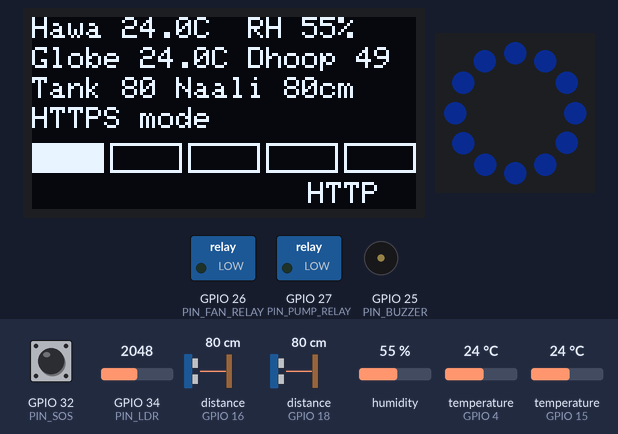
Recording of a sketch running on a simulated ESP32. Parts: 128×64 one-colour display, 12 RGB LEDs in a ring, first at the top, clockwise, switched loads named in the sketch (green lamp = pin HIGH), buzzer (waves = sounding). Wiring (from diagram.json): 2 × ultrasonic range finder: trigger GPIO 5, echo GPIO 18 / trigger GPIO 17, echo GPIO 16. Inputs (shaded band) come from the test bench; at power-on: distance to the obstacle (sensors on GPIO 16, GPIO 18) 80 cm, GPIO 32 (PIN_SOS) HIGH, humidity 55 %, temperature (sensors on GPIO 4, GPIO 15) 24 °C, GPIO 34 (PIN_LDR) = 2048 (analog values on the 0–4095 scale). The echo pulse lasts 58.3 µs per cm; dim RGB values are drawn brighter than linear; WiFi joins after 1.5 s; servers stay silent unless stated; uploads are accepted with an empty reply; pins used as bus, display or sensor lines are not drawn; what the sketch prints to the serial monitor is not drawn.

Above: at 4.0 s.
4.4 s: distance to the obstacle (sensor on GPIO 16) set to 2 cm
At 14.37 s:
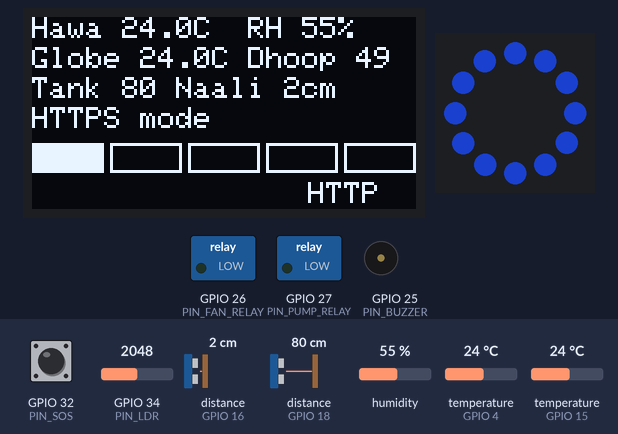
15.2 s: GPIO 32 (PIN_SOS) pulled LOW for 0.15 s
At 15.42 s:
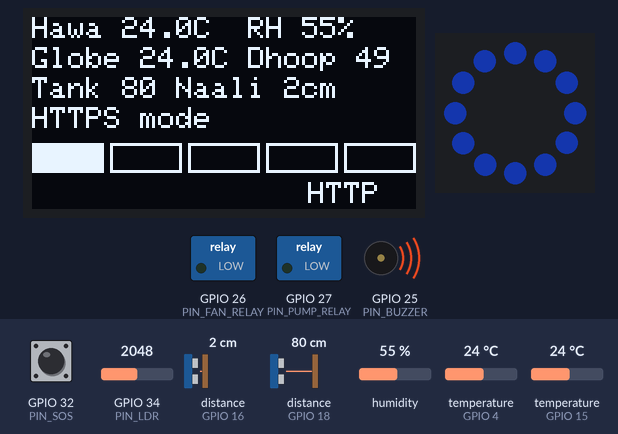
15.9 s: distance to the obstacle (sensor on GPIO 18) set to 2 cm
At 26.66 s:
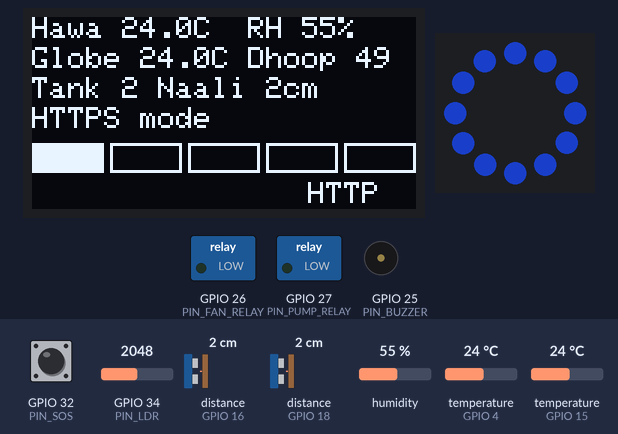
27.0 s: humidity set to 22 %
At 36.91 s:
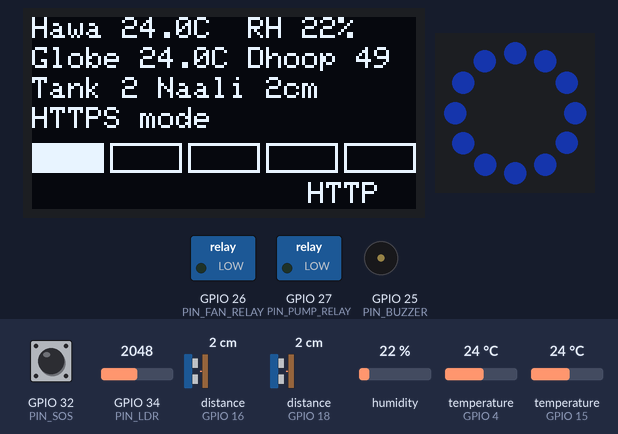
37.0 s: temperature (sensor on GPIO 4) set to 12 °C
At 46.36 s:
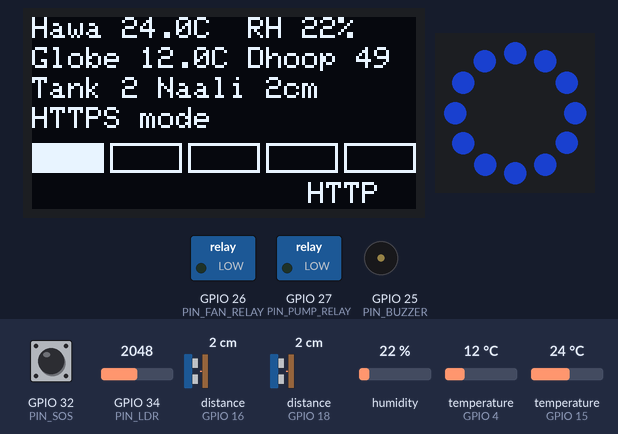
47.0 s: GPIO 34 (PIN_LDR) set to 2866
At 56.91 s:
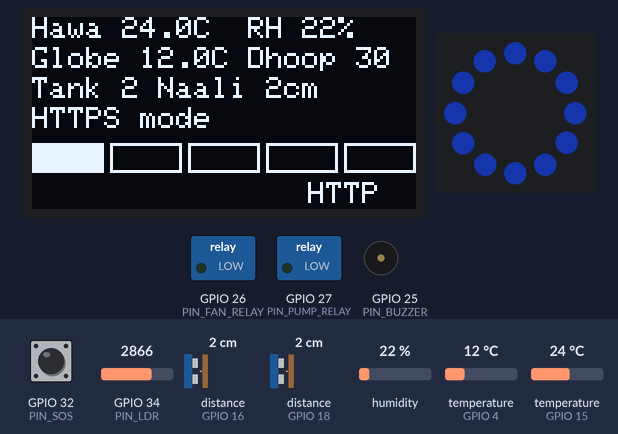
Timing chart, 0 to 58.0 s (numbered marks = the images above; inputs shaded):
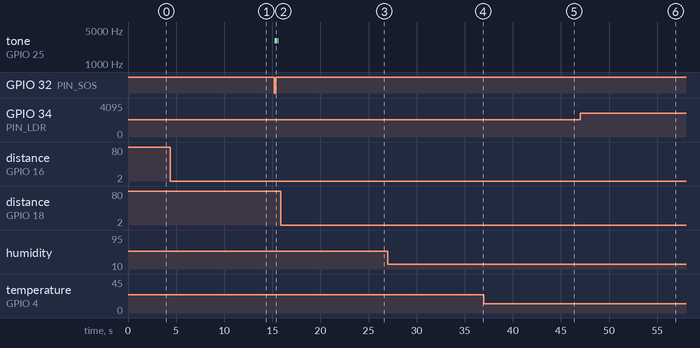

The sketch:

sketch.ino
```cpp
// ==== CONFIG ====
// Filled in by the provisioning script (or by hand). Keep the names exactly as they are.
const char* THING_NAME = "pehra-box-demo";            // AWS IoT thing name = MQTT client id
const char* IOT_ENDPOINT = "";                        // e.g. "abcd1234-ats.iot.ap-south-1.amazonaws.com"; empty = HTTPS only
const char* API_URL = "https://yj61i9i7g0.execute-api.ap-south-1.amazonaws.com";
const char* DEVICE_TOKEN = "PASTE_DEVICE_TOKEN";      // "dev_..." token for the HTTPS fallback
const char AWS_ROOT_CA[] PROGMEM = R"EOF(
-----BEGIN CERTIFICATE-----
MIIDQTCCAimgAwIBAgITBmyfz5m/jAo54vB4ikPmljZbyjANBgkqhkiG9w0BAQsF
ADA5MQswCQYDVQQGEwJVUzEPMA0GA1UEChMGQW1hem9uMRkwFwYDVQQDExBBbWF6
b24gUm9vdCBDQSAxMB4XDTE1MDUyNjAwMDAwMFoXDTM4MDExNzAwMDAwMFowOTEL
MAkGA1UEBhMCVVMxDzANBgNVBAoTBkFtYXpvbjEZMBcGA1UEAxMQQW1hem9uIFJv
b3QgQ0EgMTCCASIwDQYJKoZIhvcNAQEBBQADggEPADCCAQoCggEBALJ4gHHKeNXj
ca9HgFB0fW7Y14h29Jlo91ghYPl0hAEvrAIthtOgQ3pOsqTQNroBvo3bSMgHFzZM
9O6II8c+6zf1tRn4SWiw3te5djgdYZ6k/oI2peVKVuRF4fn9tBb6dNqcmzU5L/qw
IFAGbHrQgLKm+a/sRxmPUDgH3KKHOVj4utWp+UhnMJbulHheb4mjUcAwhmahRWa6
VOujw5H5SNz/0egwLX0tdHA114gk957EWW67c4cX8jJGKLhD+rcdqsq08p8kDi1L
93FcXmn/6pUCyziKrlA4b9v7LWIbxcceVOF34GfID5yHI9Y/QCB/IIDEgEw+OyQm
jgSubJrIqg0CAwEAAaNCMEAwDwYDVR0TAQH/BAUwAwEB/zAOBgNVHQ8BAf8EBAMC
AYYwHQYDVR0OBBYEFIQYzIU07LwMlJQuCFmcx7IQTgoIMA0GCSqGSIb3DQEBCwUA
A4IBAQCY8jdaQZChGsV2USggNiMOruYou6r4lK5IpDB/G/wkjUu0yKGX9rbxenDI
U5PMCCjjmCXPI6T53iHTfIUJrU6adTrCC2qJeHZERxhlbI1Bjjt/msv0tadQ1wUs
N+gDS63pYaACbvXy8MWy7Vu33PqUXHeeE6V/Uq2V8viTO96LXFvKWlJbYK8U90vv
o/ufQJVtMVT8QtPHRh8jrdkPSHCa2XV4cdFyQzR1bldZwgJcJmApzyMZFo6IQ6XU
5MsI+yMRQ+hDKXJioaldXgjUkK642M4UwtBV8ob2xJNDd2ZhwLnoQdeXeGADbkpy
rqXRfboQnoZsG4q5WTP468SQvvG5
-----END CERTIFICATE-----
)EOF";
const char DEVICE_CERT[] PROGMEM = R"EOF(
PASTE_DEVICE_CERTIFICATE_PEM_HERE
)EOF";
const char DEVICE_KEY[] PROGMEM = R"EOF(
PASTE_DEVICE_PRIVATE_KEY_PEM_HERE
)EOF";
// ==== END CONFIG ====

// Pehra Site Box - ESP32 heat-and-water station for one worksite.
// Sensors: DHT22 (air temp, RH), DS18B20 in a black globe (radiant heat), LDR (sun),
// HC-SR04 x2 (drinking-water tank level, drain/road water level), red SOS button.
// Outputs: SSD1306 OLED (server's 4 display lines + level bar), 12-pixel NeoPixel ring (risk colour,
// pulses faster as the level rises), buzzer (rest siren), relay 1 = mist fan, relay 2 = tank pump.
// Transport: AWS IoT Core MQTT over TLS (X.509) first; HTTPS POST {API_URL}/api/box as fallback.
// Contract: docs/SITEBOX_CONTRACT.md. Runs on real hardware or free in Wokwi (wokwi.com).

#include <WiFi.h>
#include <WiFiClientSecure.h>
#include <HTTPClient.h>
#include <Wire.h>
#include <PubSubClient.h>
#include <ArduinoJson.h>
#include <OneWire.h>
#include <DallasTemperature.h>
#include <Adafruit_GFX.h>
#include <Adafruit_SSD1306.h>
#include <Adafruit_NeoPixel.h>
#include "DHTesp.h"

const char* WIFI_SSID = "Wokwi-GUEST";   // real hardware: your WiFi name
const char* WIFI_PASS = "";
const int WIFI_CHANNEL = 6;              // Wokwi-GUEST channel (speeds up connect)
const char* FW = "sitebox-1.0";

// ---- Pins (ESP32 DevKitC; 6-11 unused, 34-39 inputs only) ----
const int PIN_DHT = 15;
const int PIN_ONEWIRE = 4;        // DS18B20 DQ (4.7k pull-up to 3V3)
const int PIN_LDR = 34;           // LDR module AO (ADC1)
const int PIN_TANK_TRIG = 5;
const int PIN_TANK_ECHO = 18;
const int PIN_DRAIN_TRIG = 17;
const int PIN_DRAIN_ECHO = 16;
const int PIN_SDA = 21;           // OLED I2C
const int PIN_SCL = 22;
const int PIN_PIXELS = 13;        // NeoPixel ring DIN
const int PIN_BUZZER = 25;
const int PIN_SOS = 32;           // pushbutton to GND, INPUT_PULLUP
const int PIN_FAN_RELAY = 26;
const int PIN_PUMP_RELAY = 27;
const bool RELAY_ACTIVE_HIGH = true;     // most cheap real relay boards are active LOW

const int NUM_PIXELS = 12;
const unsigned long PERIOD_MS = 10000;   // telemetry every 10 s
const int MQTT_MAX_FAILS = 3;

// ---- Devices ----
DHTesp dht;
OneWire oneWire(PIN_ONEWIRE);
DallasTemperature globe(&oneWire);
Adafruit_SSD1306 oled(128, 64, &Wire, -1);
Adafruit_NeoPixel ring(NUM_PIXELS, PIN_PIXELS, NEO_GRB + NEO_KHZ800);
WiFiClientSecure mqttNet;
PubSubClient mqtt(mqttNet);

String topicTelemetry, topicCmd;
bool useMqtt = false;
int mqttFails = 0;
bool oledOk = false;

// ---- Last readings ----
float tempC = NAN, rh = NAN, globeC = NAN, tankCm = -1, drainCm = -1;
int lightRaw = 0;

// ---- State from the server ----
struct BoxState {
  bool valid = false;
  int levelIndex = 0;
  uint32_t color = 0x2FB344;
  String levelLabel = "";
  bool aaramNow = false, stopNow = false, fanOn = false, pumpOn = false, sosActive = false;
  String display[4];
} st;
String statusLine = "Booting";

// ---- SOS button ----
bool sosPending = false;         // pressed since the last report
bool sendNow = false;
int btnStable = HIGH, btnLast = HIGH;
unsigned long btnChangedAt = 0;

// ---- Buzzer pattern engine (non-blocking) ----
struct Note { uint16_t freq; uint16_t ms; };   // freq 0 = silence
const Note PATTERN_AARAM[] = {{2000, 250}, {0, 150}, {2000, 250}, {0, 150}, {2000, 250}, {0, 50}};
const Note PATTERN_STOP[] = {{1400, 400}, {2200, 400}, {1400, 400}, {2200, 400}, {1400, 400}, {2200, 400},
                             {1400, 400}, {2200, 400}, {0, 50}};
const Note PATTERN_SOS[] = {{3000, 80}, {0, 60}, {3000, 80}, {0, 50}};
const Note* buzPattern = nullptr;
int buzLen = 0, buzStep = 0;
unsigned long buzStepAt = 0;
bool prevAaram = false, prevStop = false;
unsigned long lastStopSirenAt = 0;
const unsigned long STOP_REPEAT_MS = 30000;

void playPattern(const Note* p, int len) {
  buzPattern = p; buzLen = len; buzStep = 0; buzStepAt = millis();
  if (p[0].freq) tone(PIN_BUZZER, p[0].freq); else noTone(PIN_BUZZER);
}

void buzzerTick() {
  if (!buzPattern) return;
  if (millis() - buzStepAt < buzPattern[buzStep].ms) return;
  buzStep++;
  if (buzStep >= buzLen) { noTone(PIN_BUZZER); buzPattern = nullptr; return; }
  buzStepAt = millis();
  if (buzPattern[buzStep].freq) tone(PIN_BUZZER, buzPattern[buzStep].freq); else noTone(PIN_BUZZER);
}

// ---- Relays ----
void setRelay(int pin, bool on) { digitalWrite(pin, (on == RELAY_ACTIVE_HIGH) ? HIGH : LOW); }

// ---- OLED ----
void splash(const String& status) {
  statusLine = status;
  Serial.println("[status] " + status);
  if (!oledOk) return;
  oled.clearDisplay();
  oled.setTextColor(SSD1306_WHITE);
  oled.setTextSize(2);
  oled.setCursor(34, 2);  oled.print("PEHRA");
  oled.setCursor(16, 22); oled.print("SITE BOX");
  oled.setTextSize(1);
  oled.drawLine(0, 42, 127, 42, SSD1306_WHITE);
  oled.setCursor(0, 50);  oled.print(status.substring(0, 21));
  oled.display();
}

void drawLevelBar(int y) {
  // 5 segments (kam .. khatarnak), filled up to level_index, label underneath.
  const int segW = 24, gap = 2, h = 10;
  for (int i = 0; i < 5; i++) {
    int x = i * (segW + gap);
    if (i <= st.levelIndex) oled.fillRect(x, y, segW, h, SSD1306_WHITE);
    else oled.drawRect(x, y, segW, h, SSD1306_WHITE);
  }
  oled.setCursor(0, y + 13);
  oled.print(st.levelLabel.substring(0, 14));
  oled.setCursor(92, y + 13);
  oled.print(useMqtt ? "MQTT" : "HTTP");
  if (st.sosActive && (millis() / 500) % 2) { oled.setCursor(122, y + 13); oled.print("!"); }
}

void drawScreen() {
  if (!oledOk) return;
  oled.clearDisplay();
  oled.setTextSize(1);
  oled.setTextColor(SSD1306_WHITE);
  oled.setTextWrap(false);
  if (st.valid) {
    for (int i = 0; i < 4; i++) { oled.setCursor(0, i * 10); oled.print(st.display[i].substring(0, 21)); }
  } else {
    // No server state yet: show local readings so the box is still useful offline.
    char buf[32];
    snprintf(buf, sizeof buf, "Hawa %.1fC  RH %.0f%%", tempC, rh);              oled.setCursor(0, 0);  oled.print(buf);
    snprintf(buf, sizeof buf, "Globe %.1fC Dhoop %d", globeC, lightRaw * 100 / 4095); oled.setCursor(0, 10); oled.print(buf);
    snprintf(buf, sizeof buf, "Tank %.0f Naali %.0fcm", tankCm, drainCm);      oled.setCursor(0, 20); oled.print(buf);
    oled.setCursor(0, 30); oled.print(statusLine.substring(0, 21));
  }
  bool siren = st.valid && (st.aaramNow || st.stopNow);
  if (siren && (millis() / 1000) % 2 == 0) {
    // Big inverted banner: "AARAM ABHI" (10 chars x 12 px = 120 px at size 2)
    oled.fillRect(0, 42, 128, 22, SSD1306_WHITE);
    oled.setTextColor(SSD1306_BLACK);
    oled.setTextSize(2);
    oled.setCursor(4, 46);
    oled.print("AARAM ABHI");
    oled.setTextColor(SSD1306_WHITE);
    oled.setTextSize(1);
  } else {
    drawLevelBar(42);
  }
  oled.display();
}

// ---- NeoPixel: risk colour, breathing faster with level ----
void ringTick() {
  static unsigned long last = 0;
  if (millis() - last < 20) return;
  last = millis();
  uint32_t c = st.valid ? st.color : 0x2050FF;          // blue while waiting for the server
  int level = st.valid ? st.levelIndex : 0;
  const unsigned long periods[5] = {4000, 2500, 1500, 800, 400};
  unsigned long period = periods[constrain(level, 0, 4)];
  float phase = (float)(millis() % period) / period;
  float b = 0.15f + 0.85f * (0.5f - 0.5f * cosf(phase * 2 * PI));  // 15%..100%
  uint8_t r = ((c >> 16) & 0xFF) * b, g = ((c >> 8) & 0xFF) * b, bl = (c & 0xFF) * b;
  for (int i = 0; i < NUM_PIXELS; i++) ring.setPixelColor(i, ring.Color(r, g, bl));
  if (st.valid && st.sosActive && (millis() / 250) % 2) ring.setPixelColor(0, ring.Color(255, 255, 255));
  ring.show();
}

// ---- Sensors ----
float readDistanceCm(int trig, int echo) {
  digitalWrite(trig, LOW);
  delayMicroseconds(2);
  digitalWrite(trig, HIGH);
  delayMicroseconds(10);
  digitalWrite(trig, LOW);
  unsigned long us = pulseIn(echo, HIGH, 30000);
  return us == 0 ? -1 : us / 58.0;
}

void readSensors() {
  TempAndHumidity th = dht.getTempAndHumidity();
  tempC = th.temperature;
  rh = th.humidity;
  float g = globe.getTempCByIndex(0);                 // conversion was started last cycle
  globeC = (g == DEVICE_DISCONNECTED_C) ? NAN : g;
  globe.requestTemperatures();                        // async: ready by the next cycle
  // LDR module AO falls as light rises; invert so higher = brighter sun (contract).
  lightRaw = 4095 - analogRead(PIN_LDR);
  tankCm = readDistanceCm(PIN_TANK_TRIG, PIN_TANK_ECHO);
  delay(30);                                          // let the first echo die before the second ping
  drainCm = readDistanceCm(PIN_DRAIN_TRIG, PIN_DRAIN_ECHO);
}

String buildTelemetry(bool withToken) {
  JsonDocument doc;
  if (withToken) doc["token"] = DEVICE_TOKEN;
  if (!isnan(tempC)) doc["temp_c"] = round(tempC * 10) / 10.0;
  if (!isnan(rh)) doc["rh"] = round(rh);
  if (!isnan(globeC)) doc["globe_c"] = round(globeC * 10) / 10.0;
  doc["light_raw"] = lightRaw;
  if (tankCm > 0) doc["tank_distance_cm"] = round(tankCm * 10) / 10.0;
  if (drainCm > 0) doc["drain_distance_cm"] = round(drainCm * 10) / 10.0;
  doc["sos"] = sosPending;
  doc["fw"] = FW;
  String out;
  serializeJson(doc, out);
  return out;
}

// ---- Apply the server state (MQTT cmd or HTTPS response; same JSON) ----
uint32_t parseHexColor(const char* s) {
  if (!s) return 0x2FB344;
  if (*s == '#') s++;
  return (uint32_t)strtoul(s, nullptr, 16);
}

bool applyState(const char* json, size_t len) {
  JsonDocument doc;
  DeserializationError err = deserializeJson(doc, json, len);
  if (err) { Serial.printf("cmd: bad JSON (%s)\n", err.c_str()); return false; }
  if (doc["level_index"].isNull()) {
    const char* e = doc["error"] | (const char*)nullptr;
    if (!e) e = doc["message"] | "no level_index";
    Serial.printf("server: %s\n", e);
    statusLine = String("Server: ") + e;
    return false;
  }
  st.valid = true;
  st.levelIndex = constrain(doc["level_index"] | 0, 0, 4);
  st.color = parseHexColor(doc["color"] | "#2FB344");
  st.levelLabel = (const char*)(doc["level_label"] | "");
  st.aaramNow = doc["aaram_now"] | false;
  st.stopNow = doc["stop_now"] | false;
  st.fanOn = doc["fan_on"] | false;
  st.pumpOn = doc["pump_on"] | false;
  st.sosActive = doc["sos_active"] | false;
  JsonArrayConst lines = doc["display"].as<JsonArrayConst>();
  for (int i = 0; i < 4; i++) st.display[i] = (i < (int)lines.size()) ? String((const char*)(lines[i] | "")) : String("");

  setRelay(PIN_FAN_RELAY, st.fanOn);
  setRelay(PIN_PUMP_RELAY, st.pumpOn);

  // Siren: 3 beeps when aaram_now rises; continuous siren on stop_now, repeated every 30 s.
  if (st.stopNow && !prevStop) { playPattern(PATTERN_STOP, sizeof PATTERN_STOP / sizeof(Note)); lastStopSirenAt = millis(); }
  else if (st.aaramNow && !prevAaram) playPattern(PATTERN_AARAM, sizeof PATTERN_AARAM / sizeof(Note));
  prevAaram = st.aaramNow;
  prevStop = st.stopNow;

  Serial.printf("cmd: level=%d %s wbgt=%.1f aaram=%d stop=%d fan=%d pump=%d sos=%d\n", st.levelIndex,
                st.levelLabel.c_str(), (float)(doc["wbgt_c"] | 0.0), st.aaramNow, st.stopNow, st.fanOn,
                st.pumpOn, st.sosActive);
  for (int i = 0; i < 4; i++) if (st.display[i].length()) Serial.println("  | " + st.display[i]);
  return true;
}

// ---- MQTT (AWS IoT Core) ----
void onMqtt(char* topic, byte* payload, unsigned int len) {
  Serial.printf("MQTT message on %s (%u bytes)\n", topic, len);
  applyState((const char*)payload, len);
}

bool mqttConfigured() {
  return strlen(IOT_ENDPOINT) > 0 && strstr(DEVICE_CERT, "BEGIN CERTIFICATE") && strstr(DEVICE_KEY, "PRIVATE KEY");
}

bool mqttConnect() {
  if (mqtt.connected()) return true;
  splash("MQTT connecting...");
  Serial.printf("MQTT connecting to %s:8883 as %s\n", IOT_ENDPOINT, THING_NAME);
  if (mqtt.connect(THING_NAME)) {
    mqttFails = 0;
    mqtt.subscribe(topicCmd.c_str());
    Serial.println("MQTT connected, subscribed " + topicCmd);
    splash("MQTT connected");
    return true;
  }
  mqttFails++;
  Serial.printf("MQTT connect failed, state=%d (%d/%d)\n", mqtt.state(), mqttFails, MQTT_MAX_FAILS);
  if (mqttFails >= MQTT_MAX_FAILS) {
    useMqtt = false;
    Serial.println("MQTT gave up -> HTTPS fallback");
    splash("HTTPS fallback");
  }
  return false;
}

// ---- HTTPS fallback ----
void sendHttps(const String& body) {
  WiFiClientSecure client;
  client.setInsecure();   // fallback only: skips certificate check; MQTT path verifies Amazon Root CA 1
  HTTPClient http;
  String url = String(API_URL) + "/api/box";
  http.begin(client, url);
  http.setTimeout(10000);
  http.addHeader("Content-Type", "application/json");
  int code = http.POST(body);
  String reply = http.getString();
  http.end();
  Serial.printf("telemetry sent (HTTPS %d)\n", code);
  if (code <= 0) { statusLine = "HTTPS err " + String(code); return; }
  if (!applyState(reply.c_str(), reply.length())) Serial.println("  reply: " + reply.substring(0, 200));
}

void sendTelemetry() {
  readSensors();
  bool viaMqtt = useMqtt && mqttConnect();
  String body = buildTelemetry(!viaMqtt);
  Serial.println("telemetry: " + body);
  if (viaMqtt) {
    if (mqtt.publish(topicTelemetry.c_str(), body.c_str())) Serial.println("telemetry sent (MQTT " + topicTelemetry + ")");
    else Serial.println("MQTT publish failed");
  } else {
    sendHttps(body);
  }
  sosPending = false;
}

// ---- SOS button (debounced, falling edge) ----
void buttonTick() {
  int v = digitalRead(PIN_SOS);
  if (v != btnLast) { btnLast = v; btnChangedAt = millis(); }
  if (millis() - btnChangedAt > 40 && v != btnStable) {
    btnStable = v;
    if (v == LOW) {
      Serial.println("SOS pressed -> sending now");
      sosPending = true;
      sendNow = true;
      playPattern(PATTERN_SOS, sizeof PATTERN_SOS / sizeof(Note));
    }
  }
}

void setup() {
  Serial.begin(115200);
  delay(100);
  Serial.println("\nPehra Site Box " + String(FW) + " thing=" + THING_NAME);

  pinMode(PIN_TANK_TRIG, OUTPUT);  pinMode(PIN_TANK_ECHO, INPUT);
  pinMode(PIN_DRAIN_TRIG, OUTPUT); pinMode(PIN_DRAIN_ECHO, INPUT);
  pinMode(PIN_SOS, INPUT_PULLUP);
  pinMode(PIN_BUZZER, OUTPUT);
  pinMode(PIN_FAN_RELAY, OUTPUT);  pinMode(PIN_PUMP_RELAY, OUTPUT);
  setRelay(PIN_FAN_RELAY, false);  setRelay(PIN_PUMP_RELAY, false);
  analogReadResolution(12);

  Wire.begin(PIN_SDA, PIN_SCL);
  oledOk = oled.begin(SSD1306_SWITCHCAPVCC, 0x3C);
  if (!oledOk) Serial.println("OLED not found at 0x3C");
  ring.begin();
  ring.setBrightness(120);
  ring.clear();
  ring.show();
  dht.setup(PIN_DHT, DHTesp::DHT22);
  globe.begin();
  globe.setWaitForConversion(false);
  globe.requestTemperatures();

  splash("WiFi connecting...");
  WiFi.begin(WIFI_SSID, WIFI_PASS, WIFI_CHANNEL);
  Serial.print("Connecting to WiFi");
  while (WiFi.status() != WL_CONNECTED) { delay(250); Serial.print("."); ringTick(); }
  Serial.println(" connected, IP " + WiFi.localIP().toString());
  splash("WiFi OK " + WiFi.localIP().toString());
  delay(800);

  topicTelemetry = String("pehra/box/") + THING_NAME + "/telemetry";
  topicCmd = String("pehra/box/") + THING_NAME + "/cmd";
  if (mqttConfigured()) {
    useMqtt = true;
    mqttNet.setCACert(AWS_ROOT_CA);
    mqttNet.setCertificate(DEVICE_CERT);
    mqttNet.setPrivateKey(DEVICE_KEY);
    mqtt.setServer(IOT_ENDPOINT, 8883);
    mqtt.setBufferSize(1024);
    mqtt.setKeepAlive(30);
    mqtt.setCallback(onMqtt);
    while (useMqtt && !mqttConnect()) delay(2000);
  } else {
    Serial.println("MQTT not configured (IOT_ENDPOINT/cert empty) -> HTTPS fallback");
    splash("HTTPS mode");
  }
  delay(600);       // DS18B20 first conversion
  sendNow = true;
}

void loop() {
  static unsigned long lastSend = 0;
  if (useMqtt) {
    if (!mqtt.connected()) {
      static unsigned long lastTry = 0;
      if (millis() - lastTry > 5000) { lastTry = millis(); mqttConnect(); }
    }
    mqtt.loop();
  }
  buttonTick();
  if (sendNow || millis() - lastSend >= PERIOD_MS) {
    sendNow = false;
    lastSend = millis();
    sendTelemetry();
  }
  if (st.valid && st.stopNow && !buzPattern && millis() - lastStopSirenAt >= STOP_REPEAT_MS) {
    lastStopSirenAt = millis();
    playPattern(PATTERN_STOP, sizeof PATTERN_STOP / sizeof(Note));
  }
  buzzerTick();
  ringTick();
  static unsigned long lastDraw = 0;
  if (millis() - lastDraw > 250) { lastDraw = millis(); drawScreen(); }
}
```

Measured:
- after the input at 4.4 s, the display: first differs from a run without the input after 9.0 s (image 1 shows a later state)
- after the input at 15.2 s, tone on GPIO 25 (PIN_BUZZER): silent → 3000 Hz at once, → silent 0.27 s later, → 3000 Hz 0.06 s later, → silent 0.08 s later
